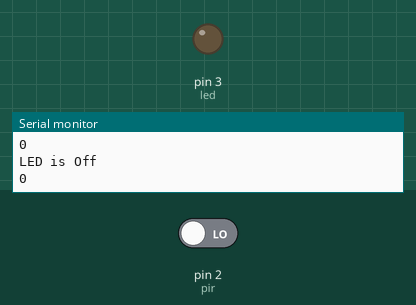
Bench run of a sketch on a simulated Arduino Uno, built with avr-gcc and run on an emulated ATmega328P. Parts: output pins drawn as LEDs (lit = HIGH), the last lines printed to the serial monitor. Inputs (shaded band) come from the test bench; at power-on: pin 2 (pir) LOW.

Above: at 2.8 s.
2.9 s: pin 2 (pir) driven HIGH
At 5.0 s:
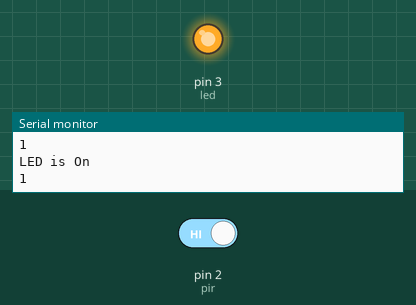
5.5 s: pin 2 (pir) driven LOW
At 7.3 s:
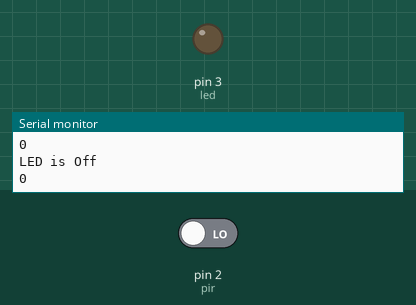
Timing chart, 0 to 8.8 s (numbered marks = the images above; inputs shaded):
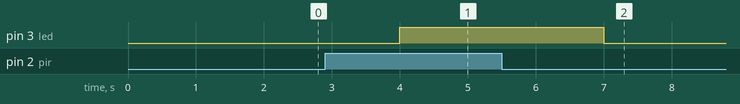

Measured:
- after the input at 2.9 s, pin 3 (led): LOW → HIGH after 1.1 s
- after the input at 5.5 s, pin 3 (led): HIGH → LOW after 1.5 s

The sketch:

sketch_may14a.ino
```cpp
const int pir = 2;
const int led = 3;
void setup() {
  // put your setup code here, to run once:
  pinMode(pir, INPUT);
  pinMode(led , OUTPUT);
  Serial.begin(9600);
}

void loop() {
  // put your main code here, to run repeatedly:
  int val = digitalRead(pir);
  Serial.println(val);
  delay(1000);
  if(val == 1){
    digitalWrite(led , HIGH);
    Serial.println("LED is On");
  }
  else
  {
    digitalWrite(led , LOW);
    Serial.println("LED is Off");
  }
}
```
